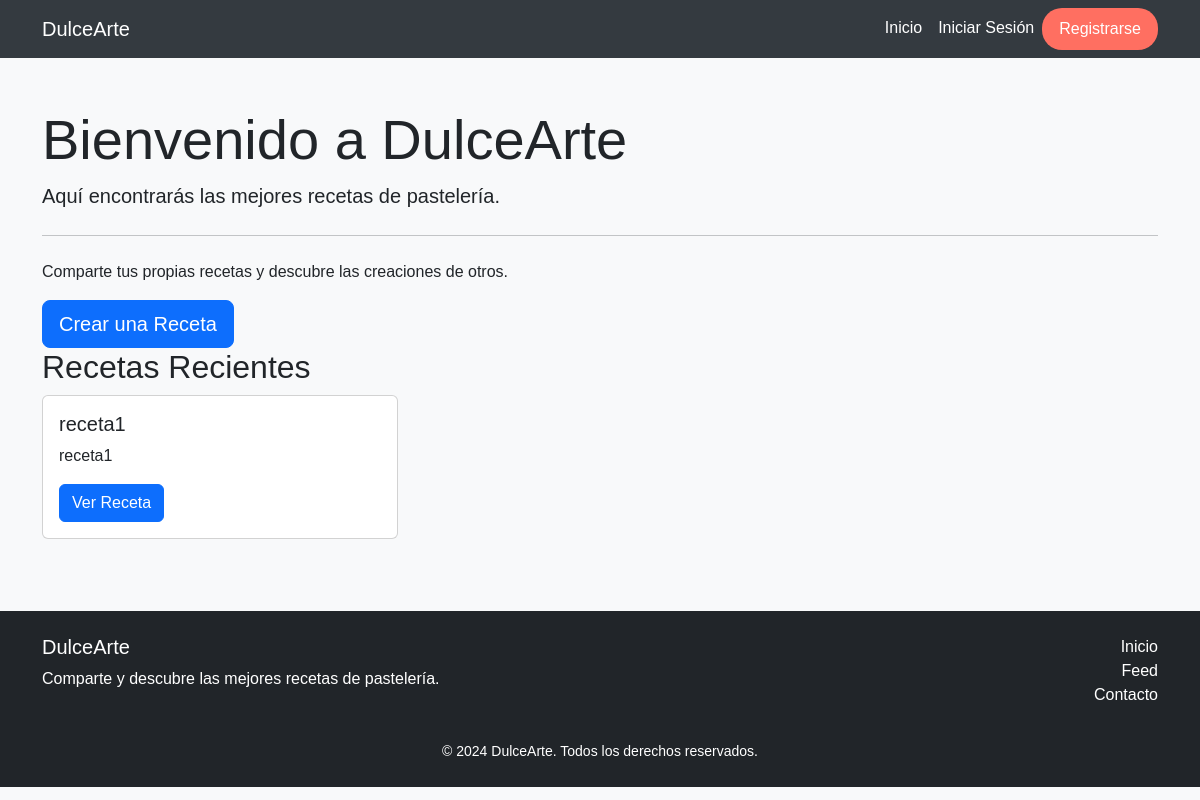
Before: / with the older database file.
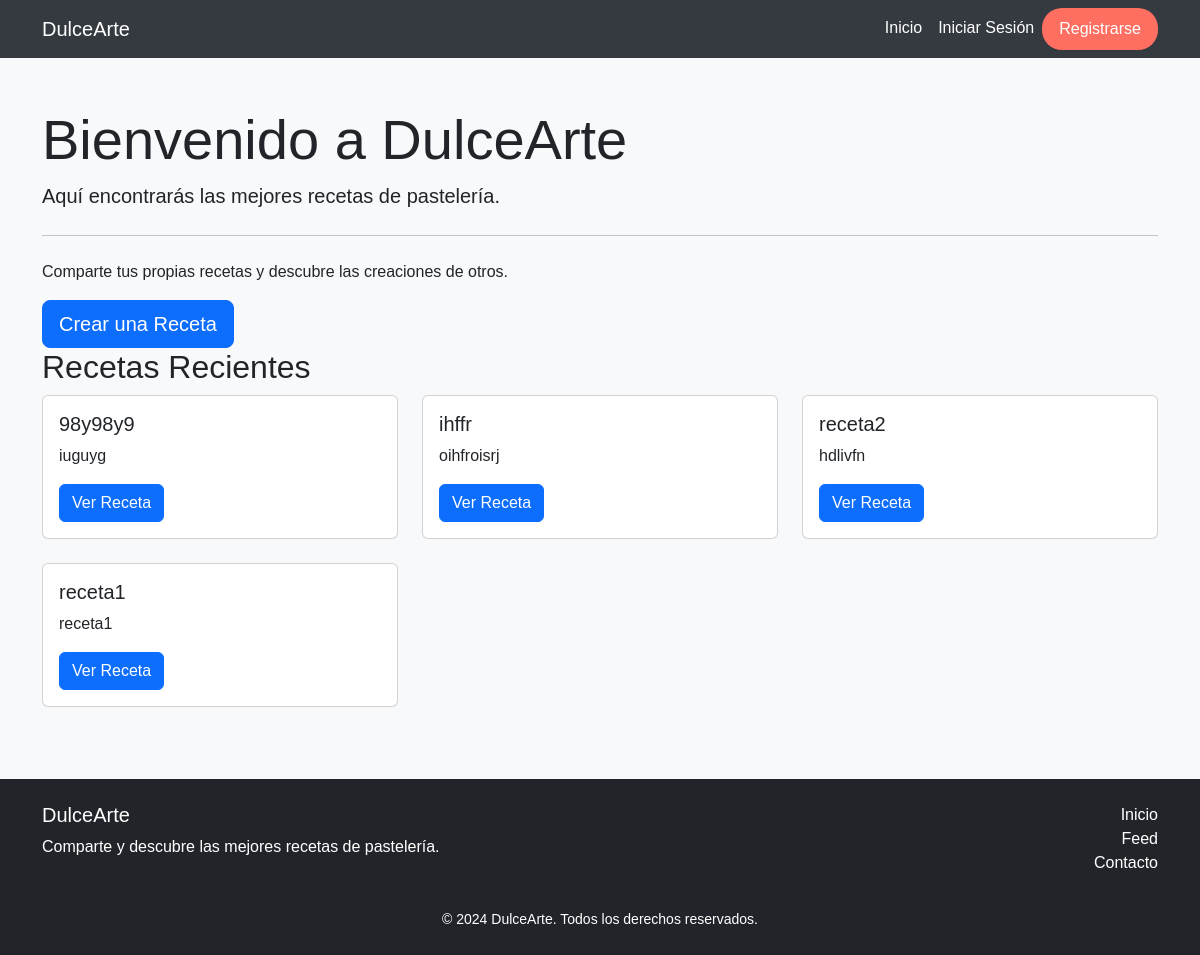
After: the same page with the newer database file.
### recetas/models.py (models this page shows)
class Receta(models.Model):
    titulo = models.CharField(max_length=200)
    descripcion = models.TextField()
    ingredientes = models.TextField()
    instrucciones = models.TextField()
    autor = models.ForeignKey(settings.AUTH_USER_MODEL, on_delete=models.CASCADE)
    fecha_creacion = models.DateTimeField(auto_now_add=True)

### recetas/views.py (the view)
# urls.py: 2. Add a URL to urlpatterns:  path('', views.home, name='home')
def home(request):
    recetas = Receta.objects.all().order_by('-fecha_creacion')[:6]  # Muestra las 6 recetas más recientes
    return render(request, 'recetas/home.html', {'recetas': recetas})

### recetas/templates/recetas/home.html (shortened to what this page needs)
{% extends 'recetas/base.html' %}
{% block content %}
    <div class="jumbotron">
        <h1 class="display-4">Bienvenido a DulceArte</h1>
        <p class="lead">Aquí encontrarás las mejores recetas de pastelería.</p>
        <hr class="my-4">
        <p>Comparte tus propias recetas y descubre las creaciones de otros.</p>
        <a class="btn btn-primary btn-lg" href="{% url 'crear_receta' %}" role="button">Crear una Receta</a>
    </div>
    <h2>Recetas Recientes</h2>
    <div class="row">
        {% for receta in recetas %}
            <div class="col-md-4">
                <div class="card mb-4">
                    <div class="card-body">
                        <h5 class="card-title">{{ receta.titulo }}</h5>
                        <p class="card-text">{{ receta.descripcion|truncatewords:20 }}</p>
                        <a href="{% url 'detalle_receta' receta.id %}" class="btn btn-primary">Ver Receta</a>
                    </div>
                </div>
            </div>
        {% endfor %}
    </div>
{% endblock %}

Changed rows visible on the page:
added Receta: titulo "98y98y9", descripcion "iuguyg"
added Receta: titulo "ihffr", descripcion "oihfroisrj"
added Receta: titulo "receta2", descripcion "hdlivfn"
